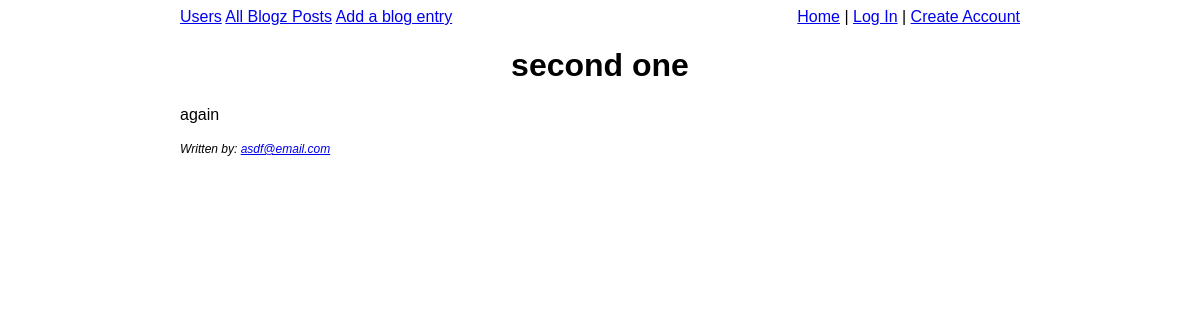
The page /blog?id=3 on the database as committed earlier.
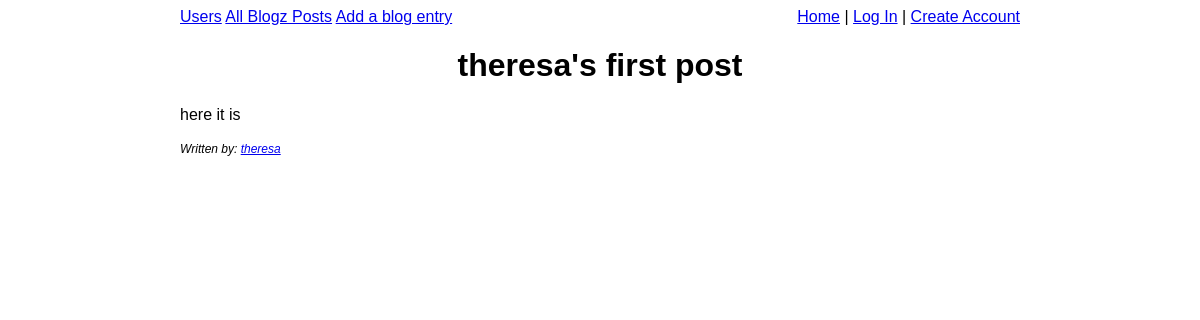
The same page on the database as committed later.
### models.py (models this page shows, shortened)
class Blog(db.Model):
    id = db.Column(db.Integer, primary_key=True)
    title = db.Column(db.String(120))
    body = db.Column(db.String(800))
    owner_id = db.Column(db.Integer, db.ForeignKey('user.id'))

class User(db.Model):
    id = db.Column(db.Integer, primary_key=True)
    username = db.Column(db.String(50))
    password = db.Column(db.String(50))
    blogs = db.relationship('Blog', backref='owner')

### main.py (the view)
@app.route('/blog', methods=['POST', 'GET'])
def blog():
    username = request.args.get('user')
    if username:
        user = User.query.filter_by(username=username).first()
        posts_by_user = Blog.query.filter_by(owner_id=user.id).all()
        return render_template('blog.html', posts_by_user=posts_by_user, username=username)
    blog_id = request.args.get('id')
    if blog_id != None:
        post_to_display = Blog.query.filter_by(id=blog_id).first()
        return render_template('blog.html', post_to_display=post_to_display)
    return render_template('blog.html', blog_posts=get_all_blog_posts(), users=get_all_users())

### main.py (called while the page is built)
@app.before_request
def require_login():
    allowed_routes = ['login', 'blog', 'index', 'signup']
    if not('username' in session or request.endpoint in allowed_routes):
        return redirect("/login")

### templates/blog.html (shortened to what this page needs)
{% extends "base.html" %}
{% block content %}
{% if post_to_display %}
    <h1>{{post_to_display.title}}</h1>
    {{post_to_display.body}}<br><br>
    <div class="written-by">Written by: <a href="blog?user={{post_to_display.owner.username}}">{{post_to_display.owner.username}}</a></div>
{% endif %}
{% endblock %}

Rows that differ between the two databases and show on the page:
no longer on this page (row edited): User: owner.username "asdf@email.com"
changed Blog: title "second one" → "theresa's first post"; body "again" → "here it is"
now on this page (row edited): User: owner.username "theresa"
